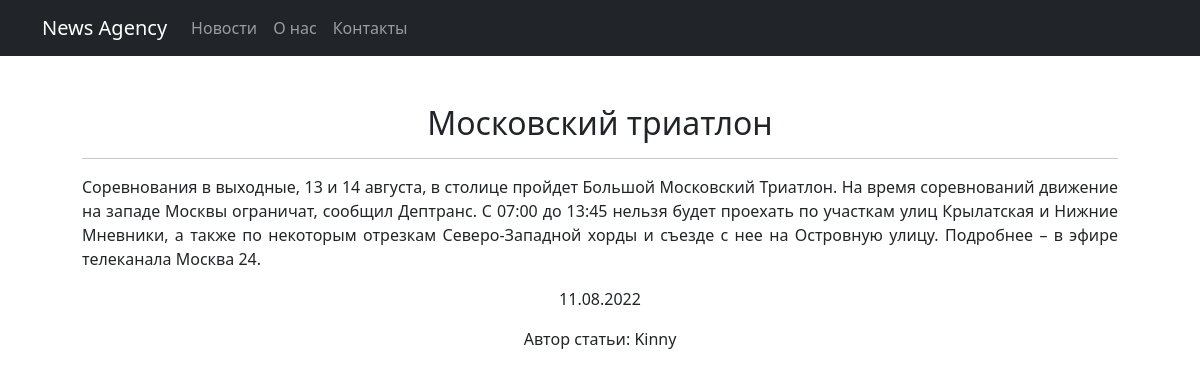
Screenshot of /news/3 with the database file from the repository.
### news/models.py (models this page shows, shortened)
class Post(models.Model):
    ARTICLE = 'AR'
    NEWS = 'NW'
    CATEGORIES = [
        (ARTICLE, 'статья'),
        (NEWS, 'новость'),
    ]
    articleType = models.CharField(max_length=2, choices=CATEGORIES, default=NEWS, verbose_name='Тип публикации')
    dateAdd = models.DateTimeField(auto_now_add=True, verbose_name='Дата публикации')
    headline = models.CharField(max_length=128, verbose_name='Заголовок')
    text = models.TextField(null=False, verbose_name='Текст статьи')
    rate = models.SmallIntegerField(default=0, verbose_name='рейтинг')
    creator = models.ForeignKey(Author, on_delete=models.CASCADE, verbose_name='Автор')
    postCategory = models.ManyToManyField(Category, through='PostCategory')
    class Meta:
        verbose_name = 'статья'
        verbose_name_plural = 'статьи'

class Author(models.Model):
    authorRate = models.SmallIntegerField(default=0)
    authorUser = models.OneToOneField(User, on_delete=models.CASCADE)
    def __str__(self):
        return f'{self.authorUser}'

### news/views.py (the view)
# urls.py: path('<int:pk>', PostsDetails.as_view())
class PostsDetails(DetailView):
    model = Post
    ordering = 'dateAdd'
    template_name = 'post.html'
    context_object_name = 'post'

### news/templatetags/custom_filters.py (called while the page is built)
@register.filter()
def censor(value):
    words = ['хрень', 'пиздец', 'пипец', 'редис']
    try:
        isinstance(value, str)
    except ValueError:
        return f'Некорректный ввод текста'
    for w in words:
        if w in value.lower():
            value = value.replace(w[1:len(w)], '****')
    return value

### templates/post.html (shortened to what this page needs)
{% extends 'flatpages/default.html' %}
{% load custom_filters %}
{% block content %}
    <div style="margin: 10px 40px;">
        <h2 style="text-align: center;">{{ post.headline|censor }}</h2>
        <hr>
        <p style="text-align: justify;">{{ post.text|censor }}</p>
        <p>{{ post.dateAdd|date:'d.m.Y' }}</p>
        <p>Автор статьи: {{ post.creator }}</p>
    </div>
{% endblock content %}

### rows the page displays
Post: headline|censor "Московский триатлон", text|censor "Соревнования в выходные, 13 и 14 августа, в столице пройдет Большой Московский Триатлон. На время соревнований движение на западе Москвы ограничат, сообщил Дептранс. С 07:00 до 13:45 нельзя будет проехать по участкам улиц Крылатская и Нижние Мневники, а также по некоторым отрезкам Северо-Западной хорды и съезде с нее на Островную улицу. Подробнее – в эфире телеканала Москва 24.", dateAdd "11.08.2022", creator "Kinny"
